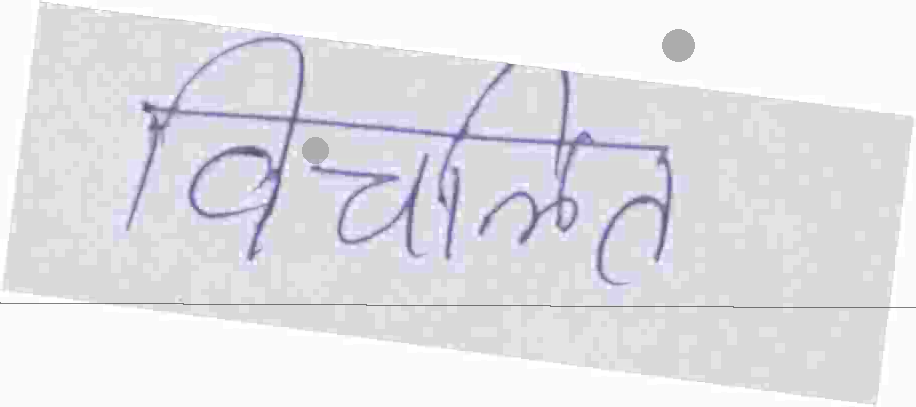
#> input picture data/degraded_handwritten/images/hin_0.png, 916 x 407 px; its folder holds only this picture in this run
$ python make_degraded.py
#> lines starting #> are read from the running program, lines starting #| are printed output that depends on the picture
#> further down, im is the input picture: PIL image 916x407 RGB; mean R, G, B 225.6, 225.1, 228.8
# Harsh degradation of existing sets (same ground truth). Each image gets 4 random effects at high strength.
import io, random
from pathlib import Path
import numpy as np
from PIL import Image, ImageFilter, ImageDraw

rng = random.Random(11); nrng = np.random.default_rng(11)

def blur(im):      return im.filter(ImageFilter.GaussianBlur(rng.uniform(1.4, 2.4)))
def noise(im):
    a = np.asarray(im, np.float32) + nrng.normal(0, rng.uniform(35, 60), (im.height, im.width, 1)); return Image.fromarray(np.clip(a, 0, 255).astype(np.uint8).repeat(3, 2) if a.shape[2] == 1 else np.clip(a, 0, 255).astype(np.uint8))
def saltpepper(im):
    a = np.array(im); m = nrng.random(a.shape[:2]); a[m < 0.04] = 0; a[m > 0.96] = 255; return Image.fromarray(a)
def lowres(im):
    s = rng.uniform(0.5, 0.65); w, h = im.size
    return im.resize((max(int(w * s), 8), max(int(h * s), 8)), Image.BILINEAR).resize((w, h), Image.BILINEAR)
def jpeg(im):
    b = io.BytesIO(); im.save(b, "JPEG", quality=rng.randint(6, 14)); return Image.open(b).convert("RGB")
def rotate(im):    return im.rotate(rng.choice([-1, 1]) * rng.uniform(7, 14), expand=True, fillcolor=(255, 255, 255), resample=Image.BICUBIC)
def perspective(im):
    # pad first so the warp tilts the page without cutting text off
    pad = int(im.height * 0.6); canvas = Image.new("RGB", (im.width + 2 * pad, im.height + 2 * pad), (255, 255, 255)); canvas.paste(im, (pad, pad)); im = canvas
#> after `pad = int(im.height * 0.6)`: pad = 244
#> after `canvas = Image.new('RGB', (im.width + 2 * pad, im.height + 2 * pad), (`: canvas: PIL image 1404x895 RGB; every value is 255
#> after `canvas.paste(im, (pad, pad))`:
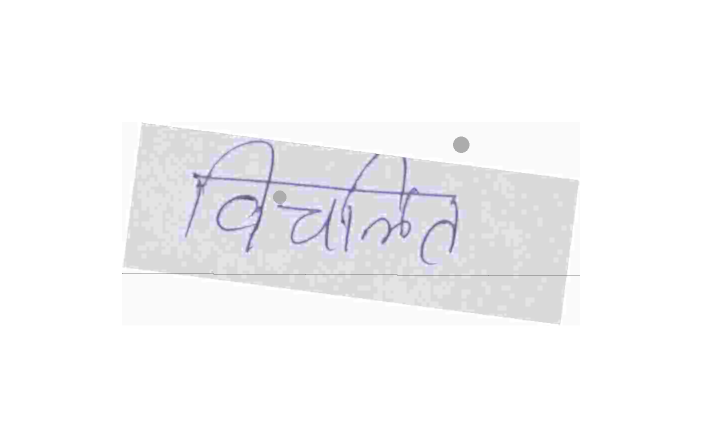
#> canvas: PIL image 1404x895 RGB (shown at 1/2 size); mean R, G, B 246.3, 246.1, 247.2
    w, h = im.size; ph = im.height * 0.1; pw = w * 0.02; d = lambda m: rng.uniform(-m, m)
#> after `w, h = im.size`: w = 1404; h = 895
#> after `ph = im.height * 0.1`: ph = 89.5
#> after `pw = w * 0.02`: pw = 28.08
    q = [d(pw), d(ph), d(pw), h + d(ph), w + d(pw), h + d(ph), w + d(pw), d(ph)]  # NW, SW, SE, NE
    return im.transform((w, h), Image.QUAD, q, Image.BICUBIC, fillcolor=(255, 255, 255))
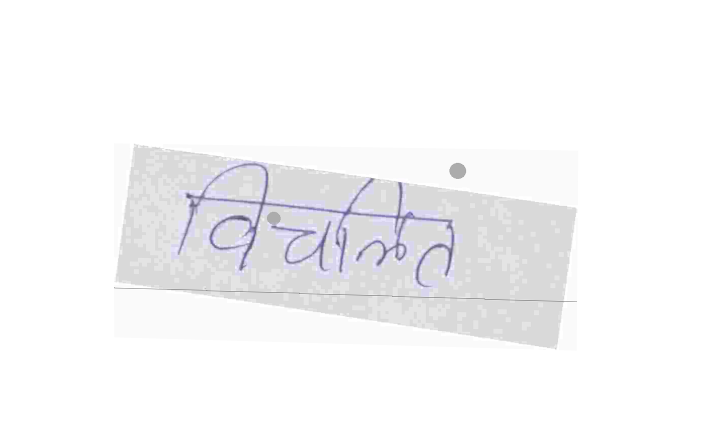
#> returned value: PIL image 1404x895 RGB (shown at 1/2 size); mean R, G, B 246.4, 246.3, 247.3
def shade(im):
    a = np.asarray(im, np.float32); w = im.width
    g = np.linspace(rng.uniform(0.5, 0.7), 1.0, w)[None, :, None]; g = g if rng.random() < .5 else g[:, ::-1]
    return Image.fromarray(np.clip(a * g, 0, 255).astype(np.uint8))
def stains(im):
    im = im.copy(); d = ImageDraw.Draw(im, "RGBA")
    for _ in range(rng.randint(2, 4)):
        x, y = rng.randrange(im.width), rng.randrange(im.height); r = rng.randint(8, 22)
        d.ellipse([x - r, y - r, x + r, y + r], fill=(90, 90, 90, rng.randint(60, 130)))
    for _ in range(rng.randint(1, 2)):
        y = rng.randrange(im.height); d.line([0, y, im.width, y + rng.randint(-8, 8)], fill=(40, 40, 40, 150), width=2)
    return im
def erode(im):     return im.filter(ImageFilter.MaxFilter(3))   # thickens/merges dark strokes like ink bleed

from PIL import ImageChops
def autocrop(im, m=20):
#> called with m = 25
    bb = ImageChops.invert(im.convert('L').point(lambda v: 255 if v < 235 else 0)).getbbox()
#> bb = (0, 0, 1404, 895)
    bb = ImageChops.invert(im.convert('L').point(lambda v: 0 if v < 235 else 255)).getbbox() or (0, 0, *im.size)
#> bb = (228, 288, 1154, 700)
    return im.crop((max(bb[0] - m, 0), max(bb[1] - m, 0), min(bb[2] + m, im.width), min(bb[3] + m, im.height)))
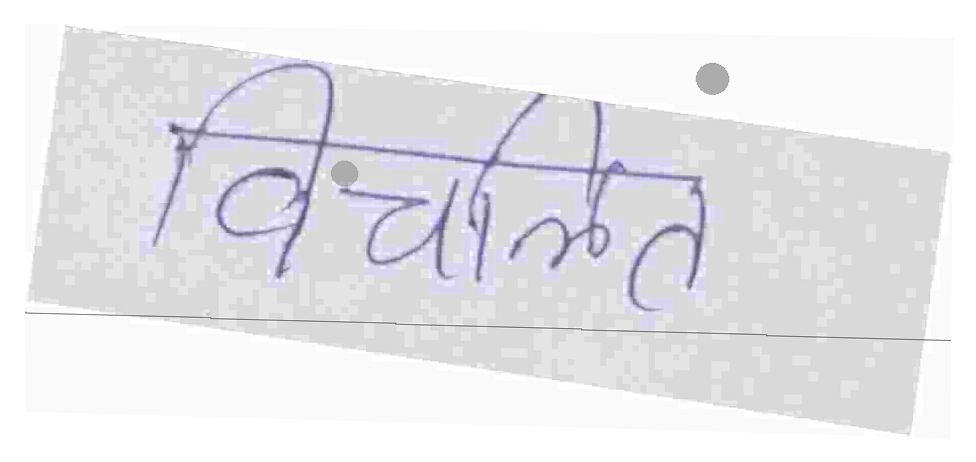
#> returned value: PIL image 976x462 RGB; mean R, G, B 231.1, 230.7, 233.6

GEOM = (rotate, perspective)
FX = [blur, noise, saltpepper, lowres, jpeg, rotate, perspective, shade, stains, erode]
for src, dst in (("flores_synth", "degraded_printed"), ("handwritten", "degraded_handwritten")):
    out = Path("data") / dst; (out / "images").mkdir(parents=True, exist_ok=True); (out / "gt").mkdir(exist_ok=True)
    for p in sorted((Path("data") / src / "images").glob("*.png")):
        im = Image.open(p).convert("RGB")
        geom = rng.choice(GEOM); pool = [f for f in FX if f not in GEOM]
        fx = rng.sample(pool, 3)
        im = geom(im); im = autocrop(im, 25)          # geometric first, then crop to content
        for f in fx: im = f(im)
#> this loop made 3 passes
#> pass 1, `for f in fx: im = f(im)`:
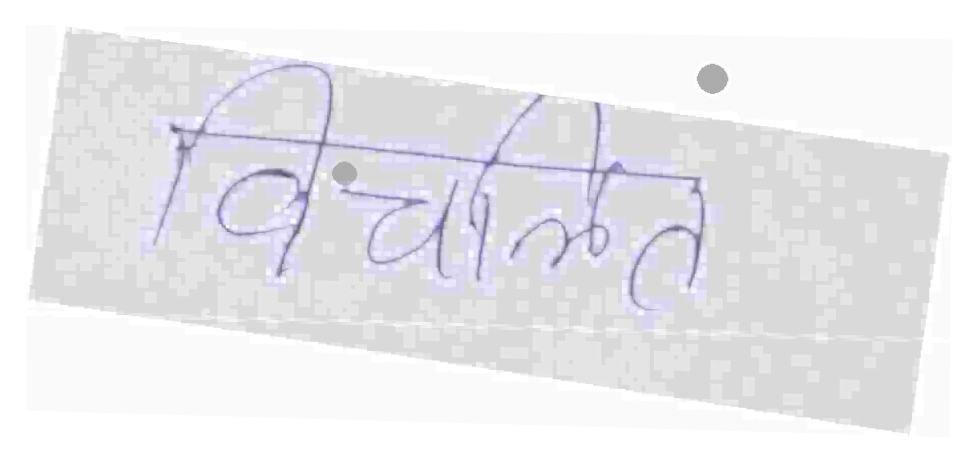
#> im: PIL image 976x462 RGB; mean R, G, B 233.6, 233.2, 236.3
#> pass 3, `for f in fx: im = f(im)`:
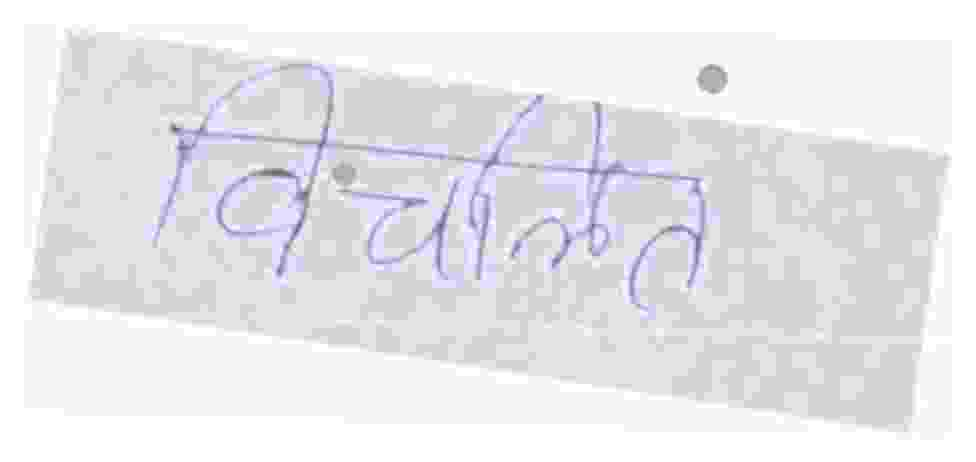
#> im: PIL image 976x462 RGB; mean R, G, B 231.6, 231.1, 233.9
        im.convert("RGB").save(out / "images" / f"{p.stem}.png")
#> (the run stopped early here; a loop or call above may not have finished)

$ run again, on data/degraded_handwritten/images/hin_10.png
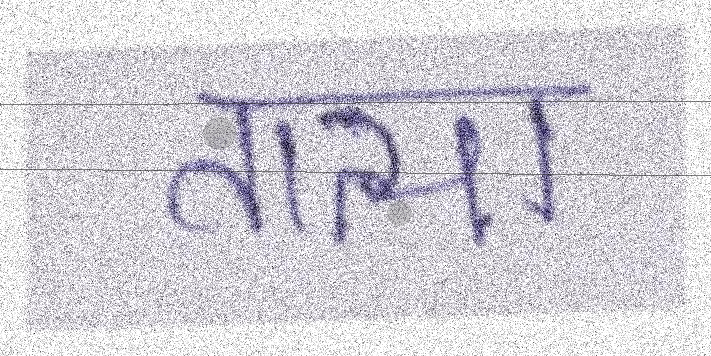
#> input picture data/degraded_handwritten/images/hin_10.png, 711 x 356 px
#> im is the input picture: PIL image 711x356 RGB; mean R, G, B 211.7, 209.8, 215.9
#> canvas: PIL image 1137x782 RGB; every value is 255
#> in perspective, `return im.transform((w, h), Image.QUAD, q, Image.BICUBIC, fillcolor=(2..`:
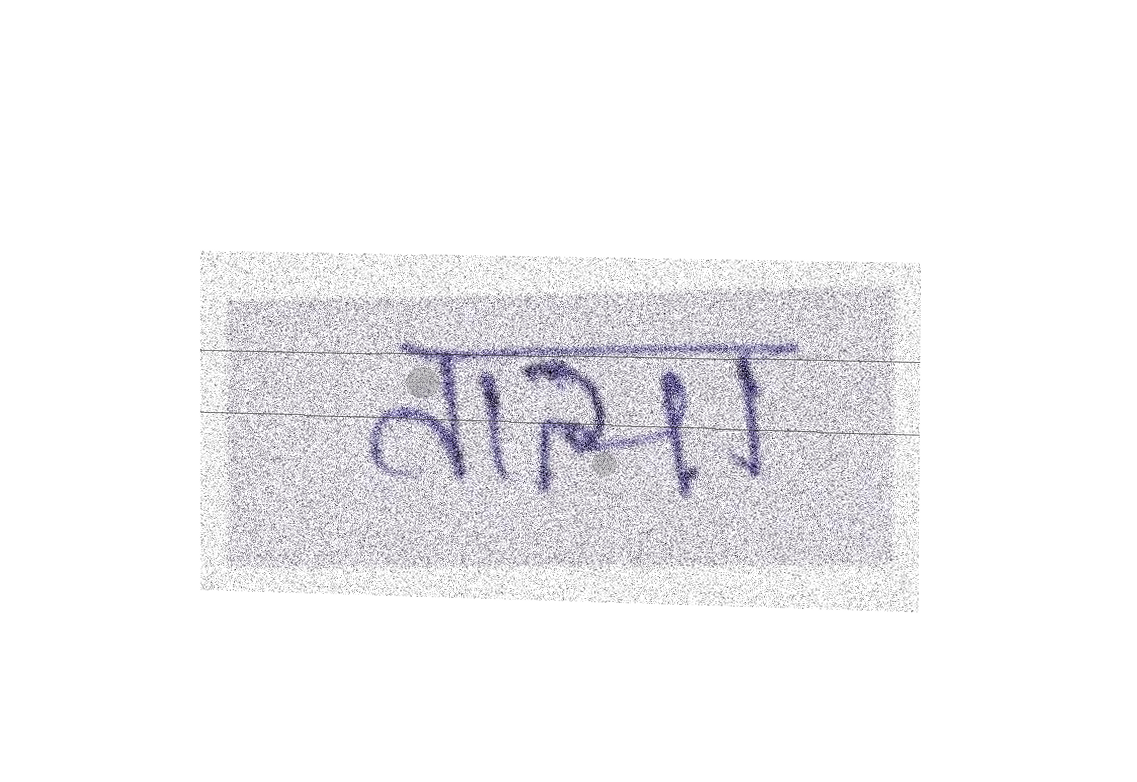
#> returned value: PIL image 1137x782 RGB; mean R, G, B 242.5, 242, 243.7
#> in autocrop, `bb = ImageChops.invert(im.convert('L').point(lambda v: 255 if v < 235 ..`: bb = (0, 0, 1137, 782)
#> in autocrop, `bb = ImageChops.invert(im.convert('L').point(lambda v: 0 if v < 235 el..`: bb = (200, 251, 921, 613)
#> the loop `for f in fx: im = f(im)` made 3 passes
#> pass 3, `for f in fx: im = f(im)`:
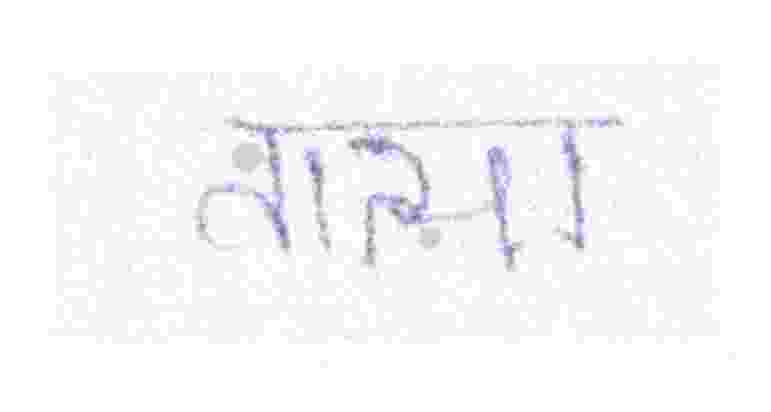
#> im: PIL image 771x412 RGB; mean R, G, B 247.3, 247.2, 248
